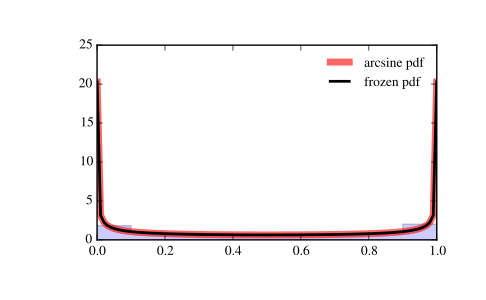

Recreate this plot in Python.
from scipy.stats import arcsine
import matplotlib.pyplot as plt
fig, ax = plt.subplots(1, 1)

# Calculate a few first moments:

mean, var, skew, kurt = arcsine.stats(moments='mvsk')

# Display the probability density function (``pdf``):

x = np.linspace(arcsine.ppf(0.01),
                arcsine.ppf(0.99), 100)
ax.plot(x, arcsine.pdf(x),
       'r-', lw=5, alpha=0.6, label='arcsine pdf')

# Alternatively, the distribution object can be called (as a function)
# to fix the shape, location and scale parameters. This returns a "frozen"
# RV object holding the given parameters fixed.

# Freeze the distribution and display the frozen ``pdf``:

rv = arcsine()
ax.plot(x, rv.pdf(x), 'k-', lw=2, label='frozen pdf')

# Check accuracy of ``cdf`` and ``ppf``:

vals = arcsine.ppf([0.001, 0.5, 0.999])
np.allclose([0.001, 0.5, 0.999], arcsine.cdf(vals))
# True

# Generate random numbers:

r = arcsine.rvs(size=1000)

# And compare the histogram:

ax.hist(r, normed=True, histtype='stepfilled', alpha=0.2)
ax.legend(loc='best', frameon=False)
plt.show()
